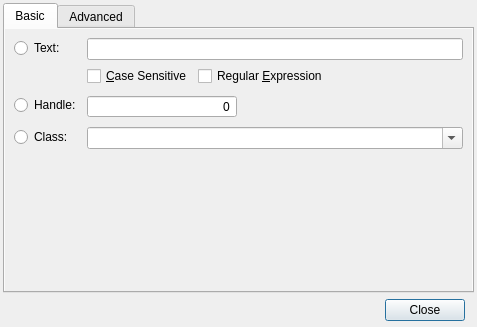
<?xml version="1.0" encoding="UTF-8"?>
<ui version="4.0">
 <class>FindDialog</class>
 <widget class="QDialog" name="FindDialog">
  <property name="geometry">
   <rect>
    <x>0</x>
    <y>0</y>
    <width>477</width>
    <height>327</height>
   </rect>
  </property>
  <property name="minimumSize">
   <size>
    <width>300</width>
    <height>200</height>
   </size>
  </property>
  <property name="windowTitle">
   <string>Find</string>
  </property>
  <layout class="QVBoxLayout" name="verticalLayout">
   <property name="spacing">
    <number>3</number>
   </property>
   <property name="margin">
    <number>3</number>
   </property>
   <item>
    <widget class="QTabWidget" name="tabWidget">
     <property name="currentIndex">
      <number>0</number>
     </property>
     <widget class="QWidget" name="basicTab">
      <property name="autoFillBackground">
       <bool>true</bool>
      </property>
      <attribute name="title">
       <string>Basic</string>
      </attribute>
      <layout class="QFormLayout" name="formLayout">
       <property name="verticalSpacing">
        <number>9</number>
       </property>
       <item row="0" column="0">
        <widget class="QRadioButton" name="rbWindowText">
         <property name="text">
          <string>Text:</string>
         </property>
        </widget>
       </item>
       <item row="1" column="0">
        <widget class="QRadioButton" name="rbHandle">
         <property name="text">
          <string>Handle:</string>
         </property>
        </widget>
       </item>
       <item row="2" column="0">
        <widget class="QRadioButton" name="rbWindowClass">
         <property name="text">
          <string>Class:</string>
         </property>
        </widget>
       </item>
       <item row="2" column="1">
        <widget class="WindowClassComboBox" name="cbWindowClass">
         <property name="editable">
          <bool>true</bool>
         </property>
        </widget>
       </item>
       <item row="1" column="1">
        <widget class="HexSpinBox" name="spnHandle">
         <property name="maximumSize">
          <size>
           <width>150</width>
           <height>16777215</height>
          </size>
         </property>
         <property name="alignment">
          <set>Qt::AlignRight|Qt::AlignTrailing|Qt::AlignVCenter</set>
         </property>
         <property name="buttonSymbols">
          <enum>QAbstractSpinBox::NoButtons</enum>
         </property>
        </widget>
       </item>
       <item row="0" column="1">
        <widget class="QWidget" name="widget_2" native="true">
         <layout class="QGridLayout" name="gridLayout">
          <property name="margin">
           <number>0</number>
          </property>
          <item row="0" column="0" colspan="3">
           <widget class="QLineEdit" name="txtWindowText"/>
          </item>
          <item row="1" column="0">
           <widget class="QCheckBox" name="chCaseSensitive">
            <property name="text">
             <string>&amp;Case Sensitive</string>
            </property>
           </widget>
          </item>
          <item row="1" column="1">
           <widget class="QCheckBox" name="chUseRegex">
            <property name="text">
             <string>Regular &amp;Expression</string>
            </property>
           </widget>
          </item>
          <item row="1" column="2">
           <spacer name="horizontalSpacer">
            <property name="orientation">
             <enum>Qt::Horizontal</enum>
            </property>
            <property name="sizeHint" stdset="0">
             <size>
              <width>40</width>
              <height>20</height>
             </size>
            </property>
           </spacer>
          </item>
         </layout>
        </widget>
       </item>
      </layout>
     </widget>
     <widget class="QWidget" name="advancedTab">
      <property name="autoFillBackground">
       <bool>true</bool>
      </property>
      <attribute name="title">
       <string>Advanced</string>
      </attribute>
      <layout class="QGridLayout" name="gridLayout_2">
       <property name="margin">
        <number>0</number>
       </property>
       <item row="0" column="0">
        <widget class="QScrollArea" name="scrollArea">
         <property name="frameShape">
          <enum>QFrame::NoFrame</enum>
         </property>
         <property name="frameShadow">
          <enum>QFrame::Plain</enum>
         </property>
         <property name="widgetResizable">
          <bool>true</bool>
         </property>
         <widget class="QWidget" name="criteriaWidget">
          <property name="geometry">
           <rect>
            <x>0</x>
            <y>0</y>
            <width>98</width>
            <height>33</height>
           </rect>
          </property>
          <layout class="QHBoxLayout" name="horizontalLayout">
           <property name="spacing">
            <number>0</number>
           </property>
           <property name="margin">
            <number>0</number>
           </property>
           <item>
            <widget class="QWidget" name="booleanRelationPanel" native="true">
             <property name="minimumSize">
              <size>
               <width>60</width>
               <height>0</height>
              </size>
             </property>
             <property name="maximumSize">
              <size>
               <width>60</width>
               <height>16777215</height>
              </size>
             </property>
             <layout class="QVBoxLayout" name="booleanRelationPanelLayout">
              <property name="spacing">
               <number>7</number>
              </property>
              <property name="margin">
               <number>3</number>
              </property>
              <item>
               <widget class="QWidget" name="padding" native="true">
                <property name="minimumSize">
                 <size>
                  <width>0</width>
                  <height>20</height>
                 </size>
                </property>
                <property name="maximumSize">
                 <size>
                  <width>16777215</width>
                  <height>20</height>
                 </size>
                </property>
               </widget>
              </item>
              <item>
               <spacer name="booleanRelationSpacer">
                <property name="orientation">
                 <enum>Qt::Vertical</enum>
                </property>
                <property name="sizeHint" stdset="0">
                 <size>
                  <width>20</width>
                  <height>40</height>
                 </size>
                </property>
               </spacer>
              </item>
             </layout>
            </widget>
           </item>
           <item>
            <widget class="QWidget" name="itemsPanel" native="true">
             <layout class="QVBoxLayout" name="itemsPanelLayout">
              <property name="spacing">
               <number>7</number>
              </property>
              <property name="leftMargin">
               <number>3</number>
              </property>
              <property name="topMargin">
               <number>5</number>
              </property>
              <property name="rightMargin">
               <number>3</number>
              </property>
              <property name="bottomMargin">
               <number>3</number>
              </property>
              <item>
               <spacer name="itemsSpacer">
                <property name="orientation">
                 <enum>Qt::Vertical</enum>
                </property>
                <property name="sizeHint" stdset="0">
                 <size>
                  <width>20</width>
                  <height>40</height>
                 </size>
                </property>
               </spacer>
              </item>
             </layout>
            </widget>
           </item>
          </layout>
         </widget>
        </widget>
       </item>
      </layout>
     </widget>
    </widget>
   </item>
   <item>
    <widget class="QWidget" name="widget" native="true">
     <layout class="QVBoxLayout" name="verticalLayout_2">
      <property name="topMargin">
       <number>3</number>
      </property>
      <property name="bottomMargin">
       <number>3</number>
      </property>
      <item>
       <widget class="QDialogButtonBox" name="dialogButtons">
        <property name="orientation">
         <enum>Qt::Horizontal</enum>
        </property>
        <property name="standardButtons">
         <set>QDialogButtonBox::Close</set>
        </property>
       </widget>
      </item>
     </layout>
    </widget>
   </item>
  </layout>
 </widget>
 <customwidgets>
  <customwidget>
   <class>HexSpinBox</class>
   <extends>QSpinBox</extends>
   <header>ui/custom_widgets/HexSpinBox.h</header>
  </customwidget>
  <customwidget>
   <class>WindowClassComboBox</class>
   <extends>QComboBox</extends>
   <header>ui/custom_widgets/CustomComboBoxes.h</header>
  </customwidget>
 </customwidgets>
 <tabstops>
  <tabstop>tabWidget</tabstop>
  <tabstop>rbWindowText</tabstop>
  <tabstop>txtWindowText</tabstop>
  <tabstop>chCaseSensitive</tabstop>
  <tabstop>chUseRegex</tabstop>
  <tabstop>rbHandle</tabstop>
  <tabstop>spnHandle</tabstop>
  <tabstop>rbWindowClass</tabstop>
  <tabstop>cbWindowClass</tabstop>
  <tabstop>dialogButtons</tabstop>
 </tabstops>
 <resources>
  <include location="../qt_resources.qrc"/>
 </resources>
 <connections>
  <connection>
   <sender>dialogButtons</sender>
   <signal>accepted()</signal>
   <receiver>FindDialog</receiver>
   <slot>accept()</slot>
   <hints>
    <hint type="sourcelabel">
     <x>260</x>
     <y>241</y>
    </hint>
    <hint type="destinationlabel">
     <x>157</x>
     <y>274</y>
    </hint>
   </hints>
  </connection>
  <connection>
   <sender>dialogButtons</sender>
   <signal>rejected()</signal>
   <receiver>FindDialog</receiver>
   <slot>reject()</slot>
   <hints>
    <hint type="sourcelabel">
     <x>328</x>
     <y>241</y>
    </hint>
    <hint type="destinationlabel">
     <x>286</x>
     <y>274</y>
    </hint>
   </hints>
  </connection>
  <connection>
   <sender>rbWindowText</sender>
   <signal>clicked()</signal>
   <receiver>txtWindowText</receiver>
   <slot>setFocus()</slot>
   <hints>
    <hint type="sourcelabel">
     <x>41</x>
     <y>43</y>
    </hint>
    <hint type="destinationlabel">
     <x>98</x>
     <y>43</y>
    </hint>
   </hints>
  </connection>
  <connection>
   <sender>rbHandle</sender>
   <signal>clicked()</signal>
   <receiver>spnHandle</receiver>
   <slot>setFocus()</slot>
   <hints>
    <hint type="sourcelabel">
     <x>34</x>
     <y>99</y>
    </hint>
    <hint type="destinationlabel">
     <x>112</x>
     <y>98</y>
    </hint>
   </hints>
  </connection>
  <connection>
   <sender>rbWindowClass</sender>
   <signal>clicked()</signal>
   <receiver>cbWindowClass</receiver>
   <slot>setFocus()</slot>
   <hints>
    <hint type="sourcelabel">
     <x>39</x>
     <y>127</y>
    </hint>
    <hint type="destinationlabel">
     <x>108</x>
     <y>130</y>
    </hint>
   </hints>
  </connection>
 </connections>
</ui>
